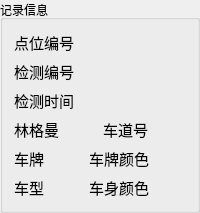
          <widget class="QGroupBox" name="groupBox">
           <property name="title">
            <string>记录信息</string>
           </property>
           <layout class="QVBoxLayout" name="verticalLayout_5">
            <item>
             <layout class="QHBoxLayout" name="horizontalLayout_3">
              <item>
               <widget class="QLabel" name="label_3">
                <property name="font">
                 <font>
                  <pointsize>11</pointsize>
                 </font>
                </property>
                <property name="text">
                 <string>点位编号</string>
                </property>
               </widget>
              </item>
              <item>
               <widget class="QLabel" name="labelSId">
                <property name="font">
                 <font>
                  <pointsize>11</pointsize>
                 </font>
                </property>
                <property name="text">
                 <string/>
                </property>
                <property name="alignment">
                 <set>Qt::AlignRight|Qt::AlignTrailing|Qt::AlignVCenter</set>
                </property>
               </widget>
              </item>
             </layout>
            </item>
            <item>
             <layout class="QHBoxLayout" name="horizontalLayout_6">
              <item>
               <widget class="QLabel" name="label_4">
                <property name="font">
                 <font>
                  <pointsize>11</pointsize>
                 </font>
                </property>
                <property name="text">
                 <string>检测编号</string>
                </property>
               </widget>
              </item>
              <item>
               <widget class="QLabel" name="labelId">
                <property name="font">
                 <font>
                  <pointsize>11</pointsize>
                 </font>
                </property>
                <property name="text">
                 <string/>
                </property>
               </widget>
              </item>
             </layout>
            </item>
            <item>
             <layout class="QHBoxLayout" name="horizontalLayout_2">
              <item>
               <widget class="QLabel" name="label_6">
                <property name="font">
                 <font>
                  <pointsize>11</pointsize>
                 </font>
                </property>
                <property name="text">
                 <string>检测时间</string>
                </property>
               </widget>
              </item>
              <item>
               <widget class="QLabel" name="labelTime">
                <property name="font">
                 <font>
                  <pointsize>11</pointsize>
                 </font>
                </property>
                <property name="text">
                 <string/>
                </property>
               </widget>
              </item>
             </layout>
            </item>
            <item>
             <layout class="QHBoxLayout" name="horizontalLayout_32">
              <item>
               <layout class="QHBoxLayout" name="horizontalLayout_5">
                <item>
                 <widget class="QLabel" name="label_10">
                  <property name="font">
                   <font>
                    <pointsize>11</pointsize>
                   </font>
                  </property>
                  <property name="text">
                   <string>林格曼</string>
                  </property>
                 </widget>
                </item>
                <item>
                 <widget class="QLabel" name="labelRingelmann">
                  <property name="font">
                   <font>
                    <pointsize>11</pointsize>
                   </font>
                  </property>
                  <property name="text">
                   <string/>
                  </property>
                  <property name="alignment">
                   <set>Qt::AlignRight|Qt::AlignTrailing|Qt::AlignVCenter</set>
                  </property>
                 </widget>
                </item>
               </layout>
              </item>
              <item>
               <layout class="QHBoxLayout" name="horizontalLayout_4">
                <item>
                 <widget class="QLabel" name="label_8">
                  <property name="font">
                   <font>
                    <pointsize>11</pointsize>
                   </font>
                  </property>
                  <property name="text">
                   <string>车道号</string>
                  </property>
                 </widget>
                </item>
                <item>
                 <widget class="QLabel" name="labelLine">
                  <property name="font">
                   <font>
                    <pointsize>11</pointsize>
                   </font>
                  </property>
                  <property name="text">
                   <string/>
                  </property>
                  <property name="alignment">
                   <set>Qt::AlignRight|Qt::AlignTrailing|Qt::AlignVCenter</set>
                  </property>
                 </widget>
                </item>
               </layout>
              </item>
             </layout>
            </item>
            <item>
             <layout class="QHBoxLayout" name="horizontalLayout_7">
              <item>
               <widget class="QLabel" name="label_9">
                <property name="font">
                 <font>
                  <pointsize>11</pointsize>
                 </font>
                </property>
                <property name="text">
                 <string>车牌</string>
                </property>
               </widget>
              </item>
              <item>
               <widget class="QLabel" name="labelPlate">
                <property name="font">
                 <font>
                  <pointsize>11</pointsize>
                 </font>
                </property>
                <property name="text">
                 <string/>
                </property>
                <property name="alignment">
                 <set>Qt::AlignLeading|Qt::AlignLeft|Qt::AlignVCenter</set>
                </property>
               </widget>
              </item>
              <item>
               <widget class="QLabel" name="label_24">
                <property name="font">
                 <font>
                  <pointsize>11</pointsize>
                 </font>
                </property>
                <property name="text">
                 <string>车牌颜色</string>
                </property>
               </widget>
              </item>
              <item>
               <widget class="QLabel" name="labelPColor">
                <property name="font">
                 <font>
                  <pointsize>11</pointsize>
                 </font>
                </property>
                <property name="text">
                 <string/>
                </property>
               </widget>
              </item>
             </layout>
            </item>
            <item>
             <layout class="QHBoxLayout" name="horizontalLayout_22">
              <item>
               <widget class="QLabel" name="label_26">
                <property name="font">
                 <font>
                  <pointsize>11</pointsize>
                 </font>
                </property>
                <property name="text">
                 <string>车型</string>
                </property>
               </widget>
              </item>
              <item>
               <widget class="QLabel" name="labelPlate_2">
                <property name="font">
                 <font>
                  <pointsize>11</pointsize>
                 </font>
                </property>
                <property name="text">
                 <string/>
                </property>
                <property name="alignment">
                 <set>Qt::AlignLeading|Qt::AlignLeft|Qt::AlignVCenter</set>
                </property>
               </widget>
              </item>
              <item>
               <widget class="QLabel" name="label_27">
                <property name="font">
                 <font>
                  <pointsize>11</pointsize>
                 </font>
                </property>
                <property name="text">
                 <string>车身颜色</string>
                </property>
               </widget>
              </item>
              <item>
               <widget class="QLabel" name="label_28">
                <property name="font">
                 <font>
                  <pointsize>11</pointsize>
                 </font>
                </property>
                <property name="text">
                 <string/>
                </property>
               </widget>
              </item>
             </layout>
            </item>
           </layout>
          </widget>
